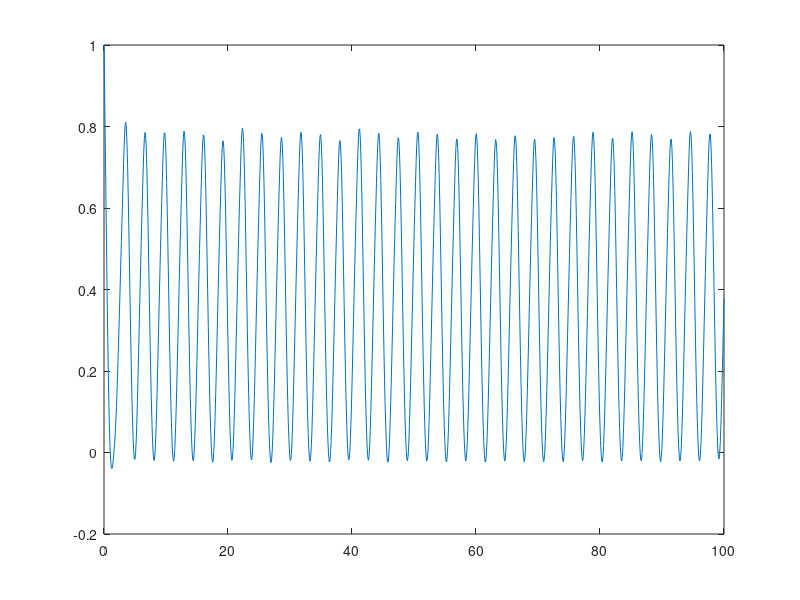

The MATLAB script that drew this image: (Note: this script raises an error after producing the figure.)
clear; clc;

kp = 10;
kd = 2 * sqrt(kp) * 0.5;
alpha = 1;

f = @(x) [x(2); x(3); 0];
g = @(x) [0; 0; 1];
fz = @(z) 0;
gz = @(z) 1;
proj = @(x) x(1);

k = @(x, v) kp * (v - x(2)) - kd * x(3);

hd = @(z) z;

hd_filt = @(z, v_d) max(v_d, -alpha * hd(z));

%% Look at IC
x0 = [1, -1, -2];
vd = @(t) sign(sin(-2 * t)) - 0.5;
% vd = @(t) -1;

[t, x] = ode45(@(t, x) f(x) + g(x) * k(x,  hd_filt(proj(x), vd(t))), linspace(0, 100, 1000), x0);


figure(1)
clf
plot(t, x(:, 1))
yline(0)

figure(2)
clf
vdt = zeros(size(x, 1), 1);
filt_vdt = zeros(size(x, 1), 1);
for ii = 1:size(vdt, 1)
    vdt(ii) = vd(t(ii));
    filt_vdt(ii) = hd_filt(proj(x(ii, :)), vd(t(ii)));
end

subplot(2,1,1)
hold on
plot(t, vdt)
plot(t, filt_vdt)
plot(t, x(:, 2))
subplot(2,1,2)
plot(t, abs(filt_vdt - x(:, 2)))

%% Alright lets make some un-readable plots

kp = 10;
alpha = 1;

f = @(x) [x(2); 0];
g = @(x) [0; 1];
fz = @(z) 0;
gz = @(z) 1;
proj = @(x) x(1);

k = @(x, v) kp * (v - x(2));

hd = @(z) z;

hd_filt = @(z, v_d) max(v_d, -alpha * hd(z));

set(groot, 'DefaultAxesFontSize', 17); % Set default font size for axes labels and ticks 
set(groot, 'DefaultTextFontSize', 17); % Set default font size for text objects
set(groot, 'DefaultAxesTickLabelInterpreter', 'latex'); % Set interpreter for axis tick labels 
set(groot, 'DefaultTextInterpreter', 'latex'); % Set interpreter for text objects (e.g., titles, labels) 
set(groot, 'DefaultLegendInterpreter', 'latex');
set(groot, 'DefaultFigureRenderer', 'painters');
set(groot, 'DefaultLineLineWidth', 2);
set(groot, 'DefaultLineMarkerSize', 15);
np = 10;
ndp = 11;
p_linspace = linspace(0, 4, np);
dp_linspace = linspace(-2, 2, ndp);

ps = zeros(np * ndp, 1);
dps = zeros(np * ndp, 1);
vds = zeros(np * ndp, 2);
vs = zeros(np * ndp, 2);
vd_const = -1;
fom_dyn = zeros(np * ndp, 2);
h_viol = zeros(np * ndp, 1);
v_err_signed = zeros(np * ndp, 1);

for i = 1:np
    for j = 1:ndp
        ps(np * (i-1) + j) = p_linspace(i);
        dps(np * (i-1) + j) = dp_linspace(j);
        x = [p_linspace(i); dp_linspace(j)];
        vds(np * (i-1) + j, :) = [vd_const; 0];
        vs(np * (i-1) + j, :) = [hd_filt(proj(x), vd_const); 0];
        fom_dyn(np * (i-1) + j, :) = f(x) + g(x) * k(x,  hd_filt(proj(x), vd_const));
    end
end

figure(1)
clf
hold on
quiver(ps, dps, vds(:, 1), vds(:, 2), 0.5)
quiver(ps, dps, vs(:, 1), vs(:, 2), 0.5)
quiver(ps, dps, fom_dyn(:, 1), fom_dyn(:, 2), 0.5)
xlabel('$p$')
ylabel('$\dot{p}$')
legend('$v_d$', '$v$', '$\nabla h f_{cl}(x)$')

% Define the grid for p and dp
p_linspace = linspace(0, 4, np * 10);
dp_linspace = linspace(-2, 2, ndp * 10);
[p_grid, dp_grid] = meshgrid(p_linspace, dp_linspace);

% Pre-allocate matrices for h_viol and v_err_signed
h_viol_mat = zeros(size(p_grid));
v_err_signed_mat = zeros(size(p_grid));

% Populate h_viol and v_err_signed on the grid
for i = 1:size(p_linspace, 2)
    for j = 1:size(dp_linspace, 2)
        x = [p_grid(j, i); dp_grid(j, i)];
        v = hd_filt(proj(x), vd_const);
        fom_dyn = f(x) + g(x) * k(x, v);
        
        % Calculate the values at each grid point
        h_viol_mat(j, i) = -min(0, fom_dyn(1) + alpha * p_grid(j, i));
        v_err_signed_mat(j, i) = v - fom_dyn(1);
    end
end

% Plot using surf
figure(2)
clf
subplot(1,2,1)
surf(p_grid, dp_grid, h_viol_mat, FaceColor='interp')
xlabel('$p$')
ylabel('$\dot{p}$')
zlabel("CBF Violation")
colorbar
view(0, 90);

subplot(1,2,2)
surf(p_grid, dp_grid, abs(v_err_signed_mat), FaceColor='interp', EdgeColor='none')
xlabel('$p$')
ylabel('$\dot{p}$')
zlabel("Signed Velocity Tracking Error")
colorbar
view(0, 90);

figure(3)
clf
mu = 0.8;
subplot(1,2,1)
contour(p_grid, dp_grid, p_grid - mu * v_err_signed_mat.^2, [0 0])
xlabel('$p$')
ylabel('$\dot{p}$')
zlabel("Candidate BarF")
% colorbar
subplot(1,2,2)
surf(p_grid, dp_grid, p_grid - mu * v_err_signed_mat.^2, FaceColor='interp', EdgeColor='none')
xlabel('$p$')
ylabel('$\dot{p}$')
zlabel("Candidate BarF")
colorbar

figure(4)
clf
mu = 0.8;
subplot(1,2,1)
contour(p_grid, dp_grid, p_grid - mu * h_viol_mat, [0 0])
xlabel('$p$')
ylabel('$\dot{p}$')
zlabel("Candidate BarF")
% colorbar
subplot(1,2,2)
surf(p_grid, dp_grid, p_grid - mu * h_viol_mat, FaceColor='interp', EdgeColor='none')
xlabel('$p$')
ylabel('$\dot{p}$')
zlabel("Candidate BarF")
colorbar
